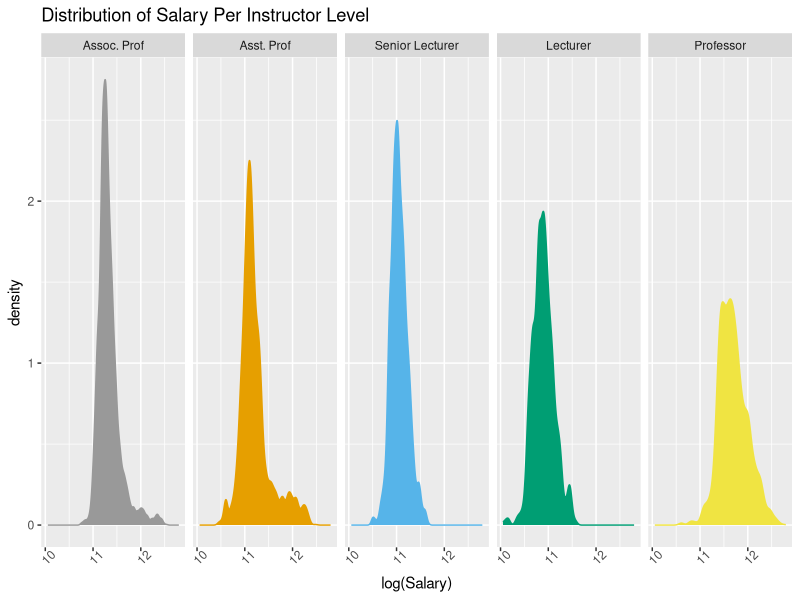
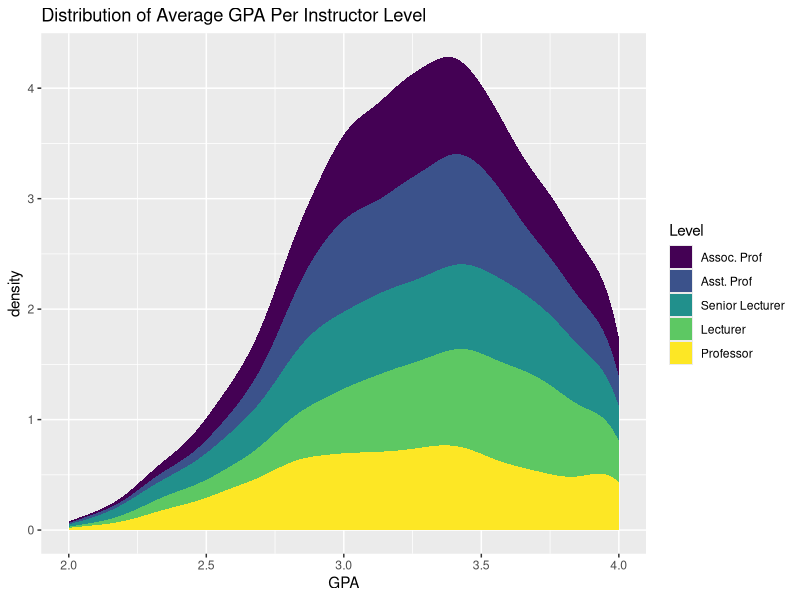

Source code (R) for these figures, in order: (Note: this script raises an error after producing the figures.)
## ---- chunk 1
knitr::opts_chunk$set(echo = TRUE)

# library
library(tidyverse)
library(viridis)
library(broom)
library(MASS)
library(mgcv)
library(GGally)

# read in data + edits
df <- read.csv("master_file.csv")
depts <- read.csv("dept.csv")
df <- df %>%
  filter(gpaAverage >= 2) %>%
  filter(Course < 400) %>%
  mutate(
    Class = recode_factor(Class,"Associate Professor" = "Assoc. Prof", "Assistant Professor" = "Asst. Prof"),
    Level = round(Course,digits=-2)
  ) %>%
  filter(Level > 0) %>%
  inner_join(depts) %>% 
  dplyr::select(c(Name,Category,Class,nStudents,Salary,Year,gpaAverage,Level))
cb_palette = c("#999999", "#E69F00", "#56B4E9", "#009E73", "#F0E442", "#0072B2", "#D55E00", "#CC79A7")
## ---- chunk 2
ggplot(df,aes(x=log(Salary),fill=Class,color=Class)) +
  geom_density() + 
  facet_grid(~Class) +
  scale_color_manual(values=cb_palette) + 
  scale_fill_manual(values=cb_palette) + 
  theme(legend.position = "None",axis.text.x = element_text(angle = 45)) +
  ggtitle("Distribution of Salary Per Instructor Level")
  
ggplot(df,aes(x=gpaAverage,fill=Class)) + 
  stat_density() +
  scale_fill_viridis_d()  +
  ggtitle("Distribution of Average GPA Per Instructor Level") +
  xlab("GPA") + 
  labs(fill = "Level")

qplot(df$Level,stat="count",fill=df$Class,binwidth=40) +
  ggtitle("Instructor Breakdown by Course Levels") +
  xlab("Course Level") + 
  ylab("counts") + 
  scale_fill_viridis_d() +
  labs(fill = "Level")

ggplot(df,aes(x=Class,fill=Category)) + 
 stat_count() +
 scale_fill_manual(values=cb_palette) + 
 ggtitle("Breakdown of Departments and Instructor Type") +
 labs(fill = "Departments") +
 xlab("Instructor Level")
## ---- chunk 3
g1 <- df %>%
  group_by(Year) %>%
  summarise(aveGPA=mean(gpaAverage),aveSalary=mean(Salary)) %>%
  ggplot(aes(x=aveGPA,y=log(aveSalary),color=Year)) + 
  geom_point(size=2) +
  scale_color_viridis_c() +
  geom_smooth(method="rlm",se=FALSE,color="black") +
  ggtitle("Relationship Between GPA and Log of Salary in Years") +
  xlab("GPA") +
  ylab("Log Salary")
g1 
## ---- chunk 4
g2 <- df %>%
  dplyr::select(c(Salary,gpaAverage,Year,Class)) %>%
  group_by(Year,Class) %>%
  summarise(aveGPA=mean(gpaAverage),aveSalary=mean(log(Salary))) %>%
  ggplot(aes(x=Year,y=aveGPA,color=aveSalary)) +
  geom_smooth(method="rlm",se=FALSE,color="black")  +
    ggtitle("Relationship Between Salary and GPA per Instructor Level") +
    xlab("Year")  + 
    ylab("Average GPA") + 
    geom_point(size=2,alpha=.7) + 
    facet_grid(~Class)  +
    theme(axis.text.x = element_text(angle = 45)) +
    labs(color = "Salary") + 
    scale_color_viridis_c() 
g2
## ---- chunk 5
g3 <- df %>%
  dplyr::select(c(Salary,gpaAverage,Year,Class,Level)) %>%
  group_by(Level,Class,Year) %>%
  summarise(aveGPA=mean(gpaAverage),aveSalary=mean(Salary)) %>%
  ggplot(aes(x=aveGPA,y=log(aveSalary),color=Class)) +
    geom_point(alpha=.5,size=2) +
    geom_smooth(method="rlm",se=FALSE) +
    scale_color_viridis_d() + 
    ggtitle("Log Salary Over GPA By Course Level") +
    xlab("GPA") +
    ylab("Log Salary") +
  facet_grid(~Level)
g3
## ---- chunk 6
g4 <- df %>%
  dplyr::select(c(Salary,gpaAverage,Category,Year,Class,Level)) %>%
  group_by(Category,Year,Class,Level) %>%
  summarise(aveGPA=mean(gpaAverage),aveSalary=mean(Salary)) %>%
  ggplot(aes(x=aveGPA,y=log(aveSalary),color=Class)) +
    geom_point(alpha=.3) +
    geom_smooth(method="rlm",se=FALSE) +
    scale_color_viridis_d() + 
    ggtitle("Log Salary Over GPA By Department") +
    xlab("GPA") +
    ylab("Log Salary") + 
    facet_wrap(~Category)
g4
## ---- chunk 7
gam1.df1 <- augment(gam(Salary ~ gpaAverage, data = df))
gam1.df2 <- augment(gam(Salary ~ Level, data = df))
gam1.df3 <- augment(gam(Salary ~ Year, data = df))
gam1.df4 <- augment(gam(Salary ~ Class, data = df))
gam1.df5 <- augment(gam(Salary ~ Category, data = df))

r1 <- var(gam1.df1$.fitted)/var(gam1.df1$Salary)
r2 <- var(gam1.df2$.fitted)/var(gam1.df2$Salary)
r3 <- var(gam1.df3$.fitted)/var(gam1.df3$Salary)
r4 <- var(gam1.df4$.fitted)/var(gam1.df4$Salary)
r5 <- var(gam1.df5$.fitted)/var(gam1.df5$Salary)

vars <- c("GPA","Course Level","Year","Instructor Level","Department")
explained.var <- c(r1,r2,r3,r4,r5)
explained.var.df <- data.frame(vars,explained.var)

ggplot(explained.var.df,aes(x=reorder(vars,explained.var),y=explained.var,color=vars)) +
  geom_point(size=2) +
  scale_color_viridis_d() +
  ggtitle("Explained Variance Per Variable") +
  xlab("Variable") +
  ylab("Explained Variance") +
  theme(legend.position = "None")
## ---- chunk 8
gam2.df <- augment(gam(Salary ~ Class + Category, data = df))
gam3.df <- augment(gam(Salary ~ Class + Category + Level, data = df))
gam4.df <- augment(gam(Salary ~ Class + Category + Level + gpaAverage, data = df))
gam5.df <- augment(gam(Salary ~ Class + Category + Level + gpaAverage, data = df))

r2 <- var(gam2.df$.fitted)/var(gam2.df$Salary)
r3 <- var(gam3.df$.fitted)/var(gam3.df$Salary)
r4 <- var(gam4.df$.fitted)/var(gam4.df$Salary)
r5 <- var(gam5.df$.fitted)/var(gam5.df$Salary)
## ---- chunk 9
gams <- c("Gam 2","Gam 3","Gam 4","Gam 5")
explained.var <- c(r2,r3,r4,r5)
explained.var.df.gam <- data.frame(gams,explained.var)

ggplot(explained.var.df.gam,aes(x=gams,y=explained.var,color=gams)) +
  geom_point(size=2) +
  scale_color_viridis_d() +
  ggtitle("Explained Variance Per Gam Model") +
  xlab("Gam Model") +
  ylab("Explained Variance") +
  theme(legend.position = "None")
## ---- chunk 10
gg.gam2 <- 
  ggplot(data = gam2.df, aes(x = .fitted, y = Salary)) + 
  geom_point() + 
  ggtitle("Gam 2: Response vs. Fitted") + 
  geom_smooth(method = "loess")

gg.gam3 <- 
  ggplot(data = gam3.df, aes(x = .fitted, y = Salary)) + 
  geom_point() + 
  ggtitle("Gam 3: Response vs. Fitted") + 
  geom_smooth(method = "loess")

gg.gam4 <- 
  ggplot(data = gam4.df, aes(x = .fitted, y = Salary)) + 
  geom_point() + 
  ggtitle("Gam 4: Response vs. Fitted") + 
  geom_smooth(method = "loess")

gg.gam5 <- 
  ggplot(data = gam5.df, aes(x = .fitted, y = Salary)) + 
  geom_point() + 
  ggtitle("Gam 5: Response vs. Fitted") + 
  geom_smooth(method = "loess")

gg.gam2
gg.gam3
gg.gam4
gg.gam5
## ---- chunk 11
gam2 <- ggplot(data = gam2.df, aes(x = .resid)) + geom_histogram(binwidth = 40) + ggtitle("Gam 2: Residuals")
gam3 <- ggplot(data = gam3.df, aes(x = .resid)) + geom_histogram(binwidth = 40) + ggtitle("Gam 3: Residuals")
gam4 <- ggplot(data = gam4.df, aes(x = .resid)) + geom_histogram(binwidth = 40) + ggtitle("Gam 4: Residuals")
gam5 <- ggplot(data = gam5.df, aes(x = .resid)) + geom_histogram(binwidth = 40) + ggtitle("Gam 5: Residuals")

gam2
gam3
gam4
gam5
## ---- chunk 12
g1 <- ggplot(df,aes(x=gpaAverage,fill=Class)) + 
  stat_density() +
  scale_fill_viridis_d() +
  ggtitle("Distribution of Average GPA Per Class")

g2 <- df %>%
  group_by(Class) %>%
  ggplot(aes(x=gpaAverage,y=Salary,color=Class)) +
  geom_point(alpha=.1) + 
  geom_smooth(se=FALSE) +
  xlab("GPA") +
  ylab("Salary") +
  ggtitle("Average GPA and Average Salary Per Class Type")

g3 <- df %>%
  group_by(Class,Year) %>%
  ggplot(aes(x=gpaAverage,y=Salary,color=Class)) +
  geom_point(alpha=.1) + 
  geom_smooth(se=FALSE) +
  xlab("GPA") +
  ylab("Salary") +
  ggtitle("Average GPA and Average Salary Per Class Type") +
  facet_wrap(~Year)
  
#g1
#g2
#g3
